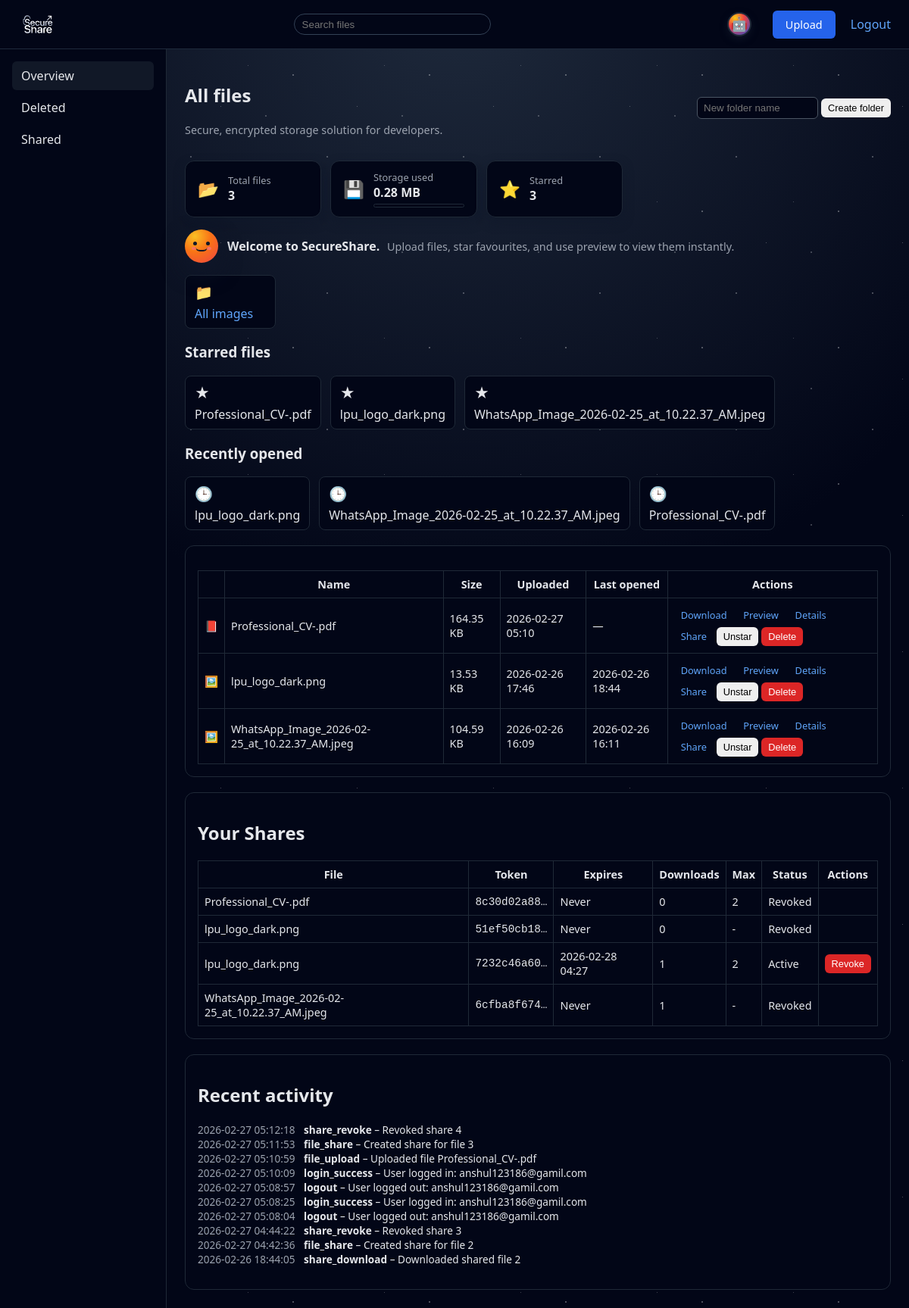
Screenshot of /files/dashboard (signed in) with the database file from the repository.
### models.py (models this page shows)
class Folder(db.Model):
    __tablename__ = "folders"
    id = db.Column(db.Integer, primary_key=True)
    owner_id = db.Column(db.Integer, db.ForeignKey("users.id"), nullable=False)
    name = db.Column(db.String(255), nullable=False)
    created_at = db.Column(db.DateTime, default=datetime.utcnow, nullable=False)
    is_deleted = db.Column(db.Boolean, default=False, nullable=False)
    files = db.relationship("File", backref="folder", lazy=True)

class File(db.Model):
    __tablename__ = "files"
    id = db.Column(db.Integer, primary_key=True)
    owner_id = db.Column(db.Integer, db.ForeignKey("users.id"), nullable=False)
    folder_id = db.Column(db.Integer, db.ForeignKey("folders.id"), nullable=True)
    original_filename = db.Column(db.String(255), nullable=False)
    stored_filename = db.Column(db.String(255), nullable=False, unique=True)
    mime_type = db.Column(db.String(128), nullable=True)
    size_bytes = db.Column(db.Integer, nullable=False)
    sha256_hash = db.Column(db.String(64), nullable=False)
    created_at = db.Column(db.DateTime, default=datetime.utcnow, nullable=False)
    is_deleted = db.Column(db.Boolean, default=False, nullable=False)
    is_starred = db.Column(db.Boolean, default=False, nullable=False)
    last_accessed_at = db.Column(db.DateTime, nullable=True)
    shares = db.relationship("Share", backref="file", lazy=True, cascade="all, delete-orphan")
    versions = db.relationship("FileVersion", backref="file", lazy=True, cascade="all, delete-orphan", order_by="FileVersion.created_at.desc()")
    comments = db.relationship("Comment", backref="file", lazy=True, cascade="all, delete-orphan", order_by="Comment.created_at.desc()")

class Share(db.Model):
    __tablename__ = "shares"
    id = db.Column(db.Integer, primary_key=True)
    file_id = db.Column(db.Integer, db.ForeignKey("files.id"), nullable=False)
    owner_id = db.Column(db.Integer, db.ForeignKey("users.id"), nullable=False)
    target_user_id = db.Column(db.Integer, db.ForeignKey("users.id"), nullable=True)
    token = db.Column(db.String(64), unique=True, index=True, nullable=False)
    expires_at = db.Column(db.DateTime, nullable=True)
    max_downloads = db.Column(db.Integer, nullable=True)
    download_count = db.Column(db.Integer, default=0, nullable=False)
    is_revoked = db.Column(db.Boolean, default=False, nullable=False)
    created_at = db.Column(db.DateTime, default=datetime.utcnow, nullable=False)

class AuditLog(db.Model):
    __tablename__ = "audit_logs"
    id = db.Column(db.Integer, primary_key=True)
    user_id = db.Column(db.Integer, db.ForeignKey("users.id"), nullable=True)
    ip_address = db.Column(db.String(64), nullable=True)
    event_type = db.Column(db.String(64), nullable=False)
    description = db.Column(db.Text, nullable=False)
    created_at = db.Column(db.DateTime, server_default=func.now(), nullable=False)

### views_files.py (the view)
@files_bp.route("/dashboard")
@login_required
def dashboard():
    view = request.args.get("view", "all")
    folder_id = request.args.get("folder", type=int)
    q = request.args.get("q", "").strip()
    base_query = File.query.filter_by(owner_id=current_user.id)
    all_files = base_query.filter_by(is_deleted=False).all()
    total_files = len(all_files)
    total_storage_bytes = sum(f.size_bytes for f in all_files)
    total_storage_mb = total_storage_bytes / (1024 * 1024) if total_storage_bytes else 0
    starred_count = sum(1 for f in all_files if f.is_starred)
    if folder_id:
        base_query = base_query.filter_by(folder_id=folder_id)
    if view == "deleted":
        files = base_query.filter_by(is_deleted=True)
    else:
        files = base_query.filter_by(is_deleted=False)
    if q:
        files = files.filter(File.original_filename.ilike(f"%{q}%"))
    files = files.order_by(File.created_at.desc()).all()
    shares = (
        Share.query.filter_by(owner_id=current_user.id)
        .order_by(Share.created_at.desc())
        .all()
    )
    folders = (
        Folder.query.filter_by(owner_id=current_user.id, is_deleted=False)
        .order_by(Folder.created_at.asc())
        .all()
    )
    from models import AuditLog
    recent_activity = (
        AuditLog.query.filter_by(user_id=current_user.id)
        .order_by(AuditLog.created_at.desc())
        .limit(10)
        .all()
    )
    starred_files = (
        File.query.filter_by(owner_id=current_user.id, is_deleted=False, is_starred=True)
        .order_by(File.created_at.desc())
        .limit(6)
        .all()
    )
    recent_files = (
        File.query.filter_by(owner_id=current_user.id, is_deleted=False)
        .order_by(File.last_accessed_at.desc().nullslast(), File.created_at.desc())
        .limit(6)
        .all()
    )
    return render_template(
        "dashboard.html",
        files=files,
        shares=shares,
        folders=folders,
        current_view=view,
        current_folder_id=folder_id,
        recent_activity=recent_activity,
        starred_files=starred_files,
        recent_files=recent_files,
        total_files=total_files,
        total_storage_mb=total_storage_mb,
        starred_count=starred_count,
    )

### models.py (called while the page is built)
@login_manager.user_loader
def load_user(user_id):
    return db.session.get(User, int(user_id))

### templates/dashboard.html (shortened to what this page needs)
{% extends "base.html" %}
{% block content %}
  <div class="files-header">
    <div>
      <h2>
        {% if current_view == 'deleted' %}Deleted files{% else %}All files{% endif %}
      </h2>
      <p class="subtitle">Secure, encrypted storage solution for developers.</p>
    </div>
    <div class="files-header-actions">
      <form method="post" action="{{ url_for('files.create_folder') }}" class="inline-form">
        <input type="text" name="name" placeholder="New folder name" class="input small-input" autocomplete="off">
        <button class="btn btn-small" type="submit">Create folder</button>
      </form>
    </div>
  </div>
  {% if current_view != 'deleted' %}
    <div class="stats-row fade-in">
      <div class="stat-card">
        <div class="stat-icon">📂</div>
        <div class="stat-content">
          <span class="label">Total files</span>
          <span class="value">{{ total_files }}</span>
        </div>
      </div>
      <div class="stat-card">
        <div class="stat-icon">💾</div>
        <div class="stat-content">
          <span class="label">Storage used</span>
          <span class="value">{{ total_storage_mb | round(2) }} MB</span>
          <div class="stat-bar">
            {% set pct = (total_storage_mb / 1024 * 100) if total_storage_mb else 0 %}
          </div>
        </div>
      </div>
      <div class="stat-card">
        <div class="stat-icon">⭐</div>
        <div class="stat-content">
          <span class="label">Starred</span>
          <span class="value">{{ starred_count }}</span>
        </div>
      </div>
    </div>
  {% endif %}
  {% if current_view != 'deleted' %}
    <div class="mascot-tip fade-in">
      <div class="mascot-avatar">
        <div class="mascot-face">
          <div class="mascot-eye left"></div>
          <div class="mascot-eye right"></div>
          <div class="mascot-mouth"></div>
          <div class="mascot-cheek left"></div>
          <div class="mascot-cheek right"></div>
        </div>
      </div>
      <div class="mascot-text">
        <strong>Welcome to SecureShare.</strong>
        <span>Upload files, star favourites, and use preview to view them instantly.</span>
      </div>
    </div>
  {% endif %}
  {% if folders %}
    <div class="folder-row">
      {% for folder in folders %}
        <a href="{{ url_for('files.dashboard', view=current_view, folder=folder.id) }}" class="folder-card {% if current_folder_id == folder.id %}active{% endif %}">
          <div class="folder-icon">📁</div>
          <div class="folder-name">{{ folder.name }}</div>
        </a>
      {% endfor %}
    </div>
  {% endif %}
  {% if current_view != 'deleted' %}
    {% if starred_files %}
      <h3>Starred files</h3>
      <div class="folder-row">
        {% for f in starred_files %}
          <div class="folder-card">
            <div class="folder-icon">★</div>
            <div class="folder-name">{{ f.original_filename }}</div>
          </div>
        {% endfor %}
      </div>
    {% endif %}
    {% if recent_files %}
      <h3>Recently opened</h3>
      <div class="folder-row">
        {% for f in recent_files %}
          <div class="folder-card">
            <div class="folder-icon">🕒</div>
            <div class="folder-name">{{ f.original_filename }}</div>
          </div>
        {% endfor %}
      </div>
    {% endif %}
  {% endif %}
  <div class="card section-card">
    {% if files %}
      <table class="table table-files fade-in">
        <thead>
          <tr>
            <th></th>
            <th>Name</th>
            <th>Size</th>
            <th>Uploaded</th>
            <th>Last opened</th>
            <th>Actions</th>
          </tr>
        </thead>
        <tbody>
          {% for f in files %}
            <tr>
              <td class="icon-cell">
                {% if f.mime_type and 'image' in f.mime_type %}
                  🖼️
                {% elif f.mime_type and 'pdf' in f.mime_type %}
                  📕
                {% elif f.is_starred %}
                  ★
                {% else %}
                  📄
                {% endif %}
              </td>
              <td>{{ f.original_filename }}</td>
              <td>{{ (f.size_bytes / 1024) | round(2) }} KB</td>
              <td>{{ f.created_at.strftime('%Y-%m-%d %H:%M') }}</td>
              <td>
                {% if f.last_accessed_at %}
                  {{ f.last_accessed_at.strftime('%Y-%m-%d %H:%M') }}
                {% else %}
                  —
                {% endif %}
              </td>
              <td>
                {% if not f.is_deleted %}
                  <a href="{{ url_for('files.download', file_id=f.id) }}" class="btn btn-small">Download</a>
                  <a href="{{ url_for('files.preview', file_id=f.id) }}" class="btn btn-small">Preview</a>
                  <a href="{{ url_for('files.details', file_id=f.id) }}" class="btn btn-small">Details</a>
                  <a href="{{ url_for('files.share', file_id=f.id) }}" class="btn btn-small">Share</a>
                  <form method="post" action="{{ url_for('files.toggle_star', file_id=f.id, view=current_view) }}" style="display:inline;">
                    <button class="btn btn-small" type="submit">
                      {% if f.is_starred %}Unstar{% else %}Star{% endif %}
                    </button>
                  </form>
                  <form method="post" action="{{ url_for('files.delete_file', file_id=f.id, view=current_view) }}" style="display:inline;">
                    <button class="btn btn-small btn-danger" type="submit">Delete</button>
                  </form>
                {% else %}
                  <form method="post" action="{{ url_for('files.restore_file', file_id=f.id, view=current_view) }}" style="display:inline;">
                    <input type="hidden" name="csrf_token" value="{{ csrf_token() }}">
                    <button class="btn btn-small" type="submit">Restore</button>
                  </form>
                {% endif %}
              </td>
            </tr>
          {% endfor %}
        </tbody>
      </table>
    {% endif %}
  </div>
  <div class="card section-card">
    <h2 id="shares">Your Shares</h2>
    {% if shares %}
      <table class="table fade-in">
        <thead>
          <tr>
            <th>File</th>
            <th>Token</th>
            <th>Expires</th>
            <th>Downloads</th>
            <th>Max</th>
            <th>Status</th>
            <th>Actions</th>
          </tr>
        </thead>
        <tbody>
          {% for s in shares %}
            <tr>
              <td>{{ s.file.original_filename }}</td>
              <td class="mono">{{ s.token[:10] }}…</td>
              <td>
                {% if s.expires_at %}
                  {{ s.expires_at.strftime('%Y-%m-%d %H:%M') }}
                {% else %}
                  Never
                {% endif %}
              </td>
              <td>{{ s.download_count }}</td>
              <td>{{ s.max_downloads if s.max_downloads is not none else '-' }}</td>
              <td>
                {% if s.is_revoked %}
                  Revoked
                {% else %}
                  Active
                {% endif %}
              </td>
              <td>
                {% if not s.is_revoked %}
                  <form method="post" action="{{ url_for('files.revoke_share', share_id=s.id) }}" style="display:inline;">
                    <button class="btn btn-small btn-danger" type="submit">Revoke</button>
                  </form>
                {% endif %}
              </td>
            </tr>
          {% endfor %}
        </tbody>
      </table>
    {% else %}
      <p>No active shares.</p>
    {% endif %}
  </div>
  <div class="card section-card">
    <h2>Recent activity</h2>
    {% if recent_activity %}
      <ul class="activity-list">
        {% for log in recent_activity %}
          <li>
            <span class="activity-time">{{ log.created_at }}</span>
            <span class="activity-type">{{ log.event_type }}</span> – {{ log.description }}
          </li>
        {% endfor %}
      </ul>
    {% else %}
      <p>No recent activity.</p>
    {% endif %}
  </div>
{% endblock %}

### templates/base.html (shortened to what this page needs)
<!doctype html>
<html lang="en">
  <head>
    <link rel="stylesheet" href="{{ url_for('static', filename='styles.css') }}">
  </head>
  <body>
    <div class="app-shell">
      <nav class="navbar">
        <div class="nav-left">
          <a href="{{ url_for('index') }}" class="brand brand-logo">
            <img src="{{ url_for('static', filename='logo.png') }}" alt="SecureShare logo">
          </a>
        </div>
        <div class="nav-center">
          {% if current_user.is_authenticated %}
            <div class="search-box">
              <form method="get" action="{{ url_for('files.dashboard') }}">
                <input type="text" name="q" placeholder="Search files" value="{{ request.args.get('q','') }}">
              </form>
            </div>
          {% endif %}
        </div>
        <div class="nav-right">
          {% if current_user.is_authenticated %}
            <button class="nav-avatar" id="profileToggle" type="button" aria-label="Open profile">
              <div class="avatar-circle">
                {% set pid = (current_user.id or 0) %}
                {% if pid % 3 == 0 %}
                  🦊
                {% elif pid % 3 == 1 %}
                  🐼
                {% else %}
                  🤖
                {% endif %}
              </div>
            </button>
            <a href="{{ url_for('files.upload') }}" class="btn btn-primary">Upload</a>
            <a href="{{ url_for('auth.logout') }}">Logout</a>
          {% else %}
            <a href="{{ url_for('auth.login') }}">Login</a>
            <a href="{{ url_for('auth.register') }}">Register</a>
          {% endif %}
        </div>
      </nav>
      <div class="app-body">
        {% if current_user.is_authenticated %}
          <aside class="sidebar">
            <a href="{{ url_for('files.dashboard') }}" class="sidebar-link {% if request.args.get('view','all')=='all' %}active{% endif %}">Overview</a>
            <a href="{{ url_for('files.dashboard', view='deleted') }}" class="sidebar-link {% if request.args.get('view')=='deleted' %}active{% endif %}">Deleted</a>
            <a href="{{ url_for('files.dashboard') }}#shares" class="sidebar-link">Shared</a>
          </aside>
        {% endif %}
        <main class="container">
          {% block content %}{% endblock %}
        </main>
      </div>
    </div>
  </body>
</html>

### rows the page displays
Folder: name "All images"
File: original_filename "Professional_CV-.pdf", (f.size_bytes/1024)|round(2) "164.35", created_at "2026-02-27 05:10", is_starred "Unstar"
File: original_filename "lpu_logo_dark.png", (f.size_bytes/1024)|round(2) "13.53", created_at "2026-02-26 17:46", last_accessed_at "2026-02-26 18:44", is_starred "Unstar"
File: original_filename "WhatsApp_Image_2026-02-25_at_10.22.37_AM.jpeg", (f.size_bytes/1024)|round(2) "104.59", created_at "2026-02-26 16:09", last_accessed_at "2026-02-26 16:11", is_starred "Unstar"
Share: file.original_filename "Professional_CV-.pdf", token "8c30d02a88", shows "Never", download_count "0", max_downloads "2", is_revoked "Revoked"
Share: file.original_filename "lpu_logo_dark.png", token "51ef50cb18", shows "Never", download_count "0", max_downloads "-", is_revoked "Revoked"
Share: file.original_filename "lpu_logo_dark.png", token "7232c46a60", expires_at "2026-02-28 04:27", download_count "1", max_downloads "2", is_revoked "Active"
Share: file.original_filename "WhatsApp_Image_2026-02-25_at_10.22.37_AM.jpeg", token "6cfba8f674", shows "Never", download_count "1", max_downloads "-", is_revoked "Revoked"
AuditLog: created_at "2026-02-27 05:12:18", event_type "share_revoke", description "Revoked share 4"
AuditLog: created_at "2026-02-27 05:11:53", event_type "file_share", description "Created share for file 3"
AuditLog: created_at "2026-02-27 05:10:59", event_type "file_upload", description "Uploaded file Professional_CV-.pdf"
AuditLog: created_at "2026-02-27 05:10:09", event_type "login_success", description "User logged in: anshul123186@gamil.com"
AuditLog: created_at "2026-02-27 05:08:57", event_type "logout", description "User logged out: anshul123186@gamil.com"
AuditLog: created_at "2026-02-27 05:08:25", event_type "login_success", description "User logged in: anshul123186@gamil.com"
AuditLog: created_at "2026-02-27 05:08:04", event_type "logout", description "User logged out: anshul123186@gamil.com"
AuditLog: created_at "2026-02-27 04:44:22", event_type "share_revoke", description "Revoked share 3"
AuditLog: created_at "2026-02-27 04:42:36", event_type "file_share", description "Created share for file 2"
AuditLog: created_at "2026-02-26 18:44:05", event_type "share_download", description "Downloaded shared file 2"

### other values shown
{{ total_files }} "3"
{{ total_storage_mb | round(2) }} "0.28"
{{ starred_count }} "3"
